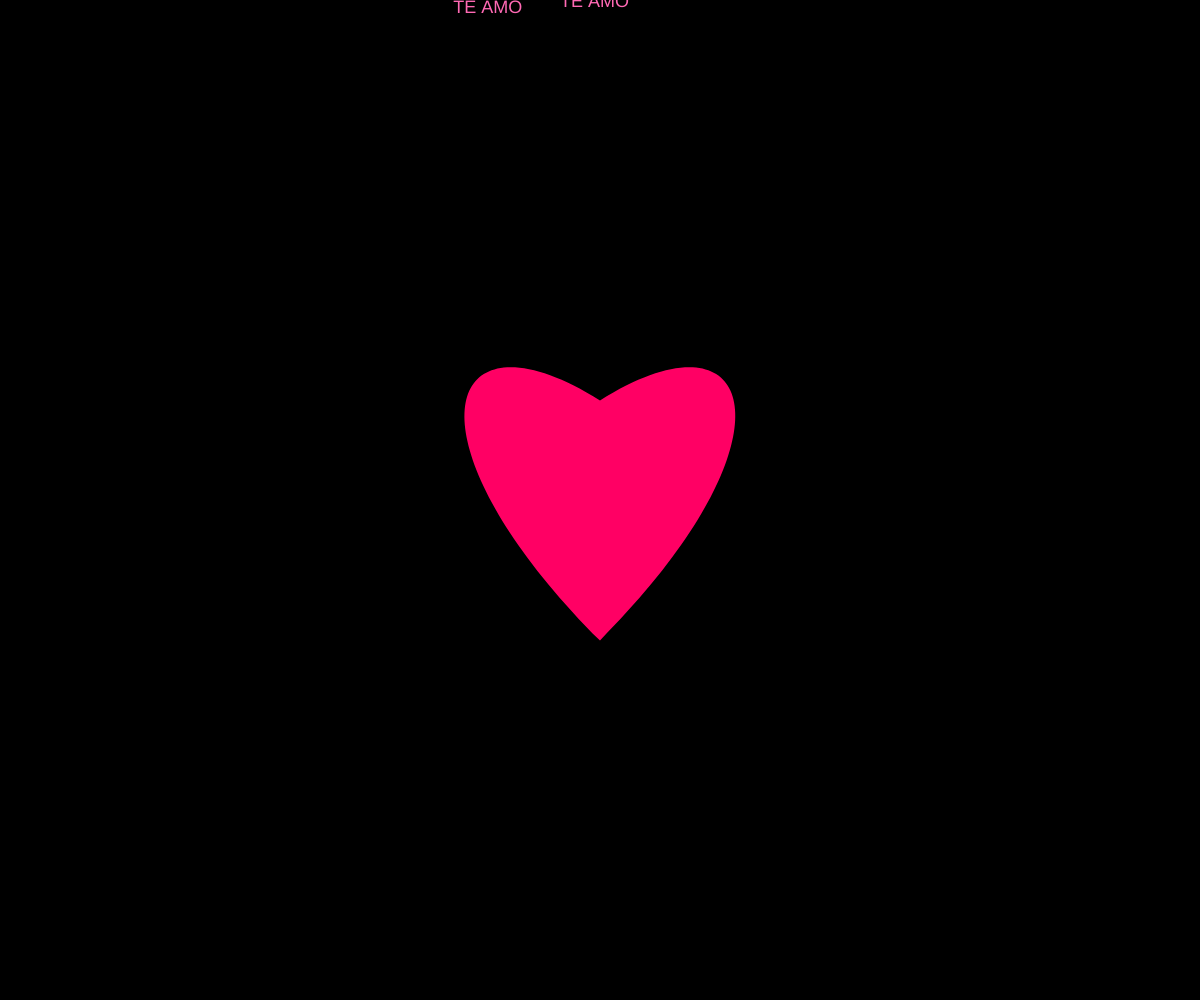
Frame 1 (no input)
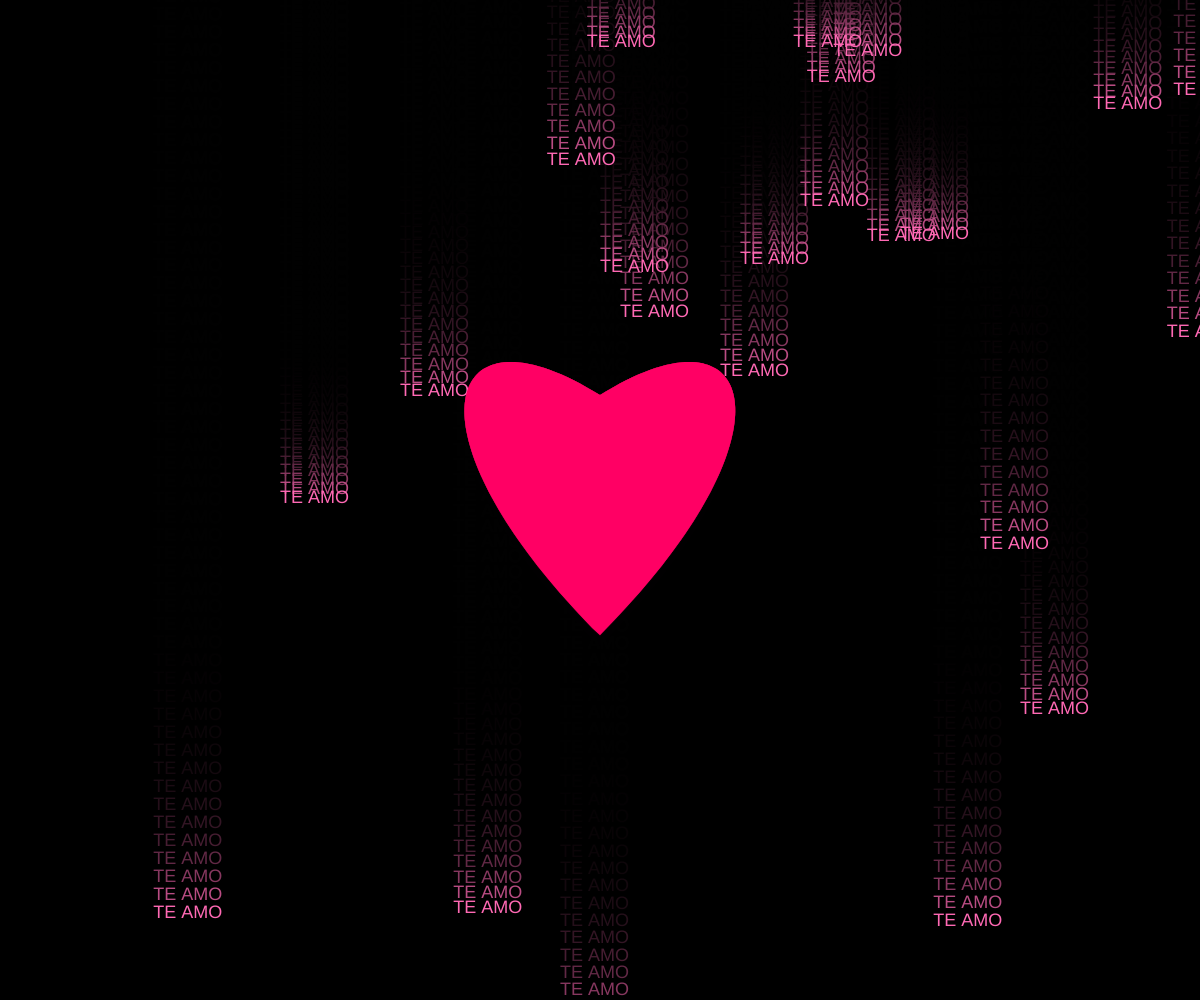
Frame 60 (no input)
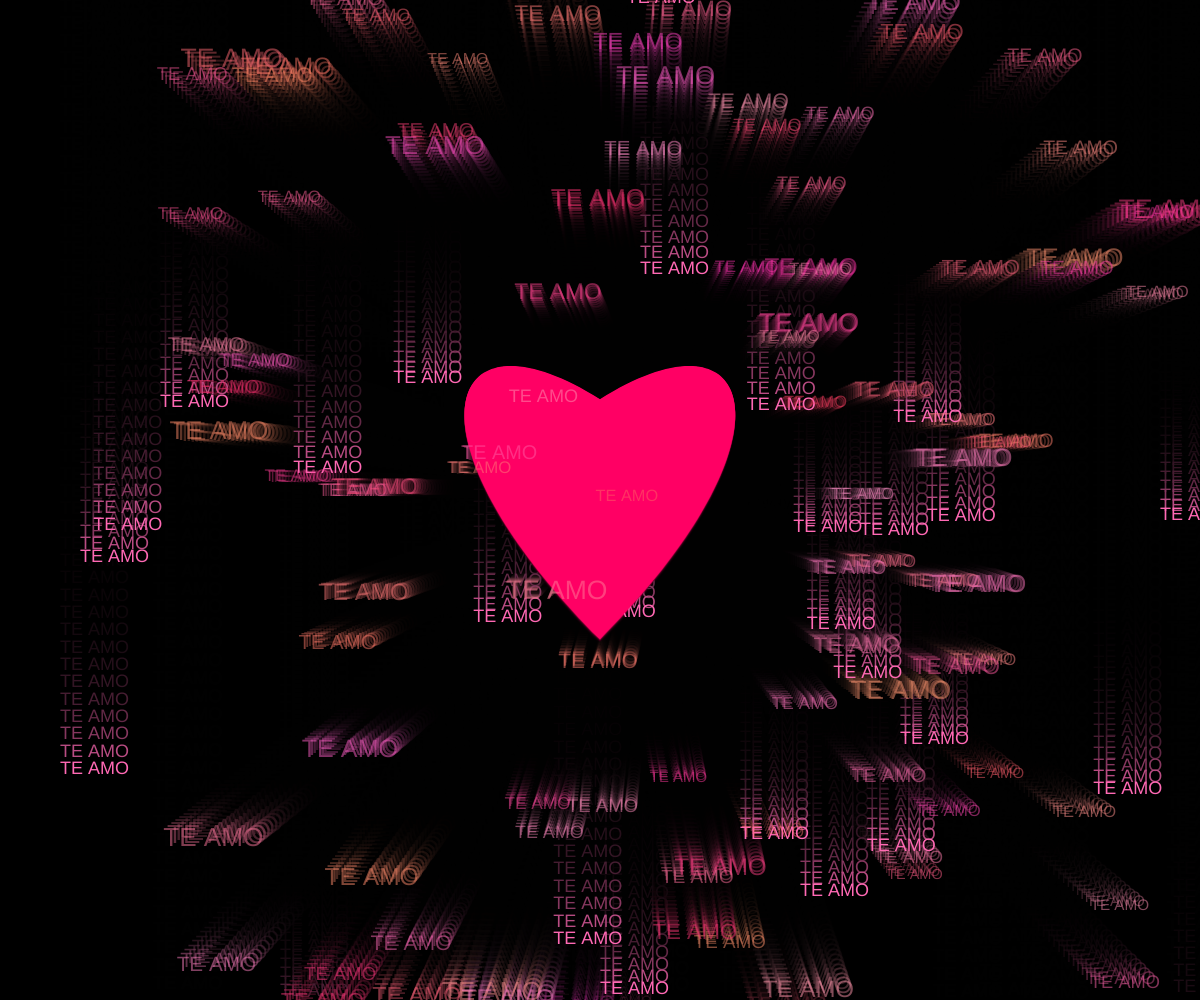
Frame 120 (the mouse pressed at the canvas centre since frame 60)

The p5.js sketch that drew these frames (run headless with seeded random() and noise() and a simulated clock; from frame 60 on, the mouse is pressed at the canvas centre):

// p5.js sketch
// ── sketch.js
let gotas = [];
let numColunas = 180;
let tamanhoTexto = 18;
let corTexto = [255, 105, 180]; // Rosa choque para o texto (RGB)
let corCoracao = [255, 0, 100]; // Vermelho rosado para o coração

let coracaoPiscando = false;
let tempoPiscando = 0;
let duracaoPiscar = 200; // ms

// --- Novas variáveis para a explosão ---
let particulasExplosao = [];
let maxParticulasExplosao = 100; // Quantidade de "TE AMO" na explosão
let velocidadeExplosaoMin = 5;
let velocidadeExplosaoMax = 15;
let tempoVidaParticula = 120; // Tempo em frames que a partícula vive (aprox. 2 segundos a 60fps)

function setup() {
    createCanvas(windowWidth, windowHeight);
    background(0);
    frameRate(60);

    for (let i = 0; i < numColunas; i++) {
        gotas.push(new Gota(i * (width / numColunas)));
    }
}

function draw() {
    background(0, 70); // Fundo semi-transparente para o rastro

    // Desenha e atualiza as gotas de chuva
    for (let gota of gotas) {
        gota.cair();
        gota.mostrar();
    }

    // Desenha o coração
    desenharCoracao();

    // Lógica para o coração piscar
    if (coracaoPiscando) {
        if (millis() - tempoPiscando > duracaoPiscar) {
            coracaoPiscando = false;
        }
    }

    // --- Atualiza e desenha as partículas de explosão ---
    for (let i = particulasExplosao.length - 1; i >= 0; i--) {
        let p = particulasExplosao[i];
        p.mover();
        p.mostrar();
        if (p.estaMorta()) {
            particulasExplosao.splice(i, 1); // Remove partículas mortas
        }
    }
}

// Classe para cada "gota" de texto (chuva)
class Gota {
    constructor(x) {
        this.x = x;
        this.y = random(-height * 8, 0);
        this.velocidade = random(8, 18);
        this.texto = "TE AMO";
    }

    cair() {
        this.y += this.velocidade;
        if (this.y > height) {
            this.y = random(-height * 8, 0);
            this.velocidade = random(8, 18);
        }
    }

    mostrar() {
        fill(corTexto[0], corTexto[1], corTexto[2]);
        noStroke();
        textSize(tamanhoTexto);
        text(this.texto, this.x, this.y);
    }
}

// --- NOVA CLASSE: Partícula para a explosão ---
class ParticulaExplosao {
    constructor(x, y) {
        this.x = x;
        this.y = y;
        this.velocidadeX = random(-velocidadeExplosaoMax, velocidadeExplosaoMax);
        this.velocidadeY = random(-velocidadeExplosaoMax, velocidadeExplosaoMax);
        this.texto = "TE AMO";
        this.alpha = 255; // Transparência inicial
        this.tempoVida = tempoVidaParticula; // Contador de frames
        this.tamanho = random(tamanhoTexto * 0.8, tamanhoTexto * 1.5); // Tamanho variado
        this.cor = [255, random(50, 150), random(100, 200), this.alpha]; // Tons de rosa/roxo
    }

    mover() {
        this.x += this.velocidadeX;
        this.y += this.velocidadeY;
        // Diminui a velocidade ao longo do tempo (simula atrito/gravidade sutil)
        this.velocidadeX *= 0.98;
        this.velocidadeY *= 0.98;
        this.tempoVida--;
        this.alpha = map(this.tempoVida, 0, tempoVidaParticula, 0, 255); // Fade out
        this.cor[3] = this.alpha; // Atualiza a transparência da cor
    }

    mostrar() {
        fill(this.cor[0], this.cor[1], this.cor[2], this.cor[3]);
        noStroke();
        textSize(this.tamanho);
        text(this.texto, this.x, this.y);
    }

    estaMorta() {
        return this.tempoVida < 0;
    }
}


// FUNÇÃO DO CORAÇÃO MELHORADA: MAIOR PARA OS LADOS E MAIS REDONDO
function desenharCoracao() {
    // Aumentado para um coração maior e mais gordinho
    let tamanhoBase = width / 6; // Antes era width / 7

    let offset = sin(frameCount * 0.08) * 5;

    let corAtual = coracaoPiscando ? [255, 150, 200] : corCoracao;
    let escalaCoracao = coracaoPiscando ? 1.15 : 1.0;

    push();
    translate(width / 2, height / 2 + offset); // Move para o centro
    scale(escalaCoracao); // Aplica escala

    fill(corAtual[0], corAtual[1], corAtual[2]);
    noStroke();

    // Desenha o coração com novos pontos de controle para ser mais redondo e largo
    beginShape();
    vertex(0, tamanhoBase * 0.7); // Ponto inferior do coração, ligeiramente mais baixo para ser mais "gordinho"

    // Lado esquerdo do coração
    bezierVertex(
        -tamanhoBase * 1.0, -tamanhoBase * 0.3, // Ponto de controle 1 (mais largo para a esquerda)
        -tamanhoBase * 0.8, -tamanhoBase * 1.0, // Ponto de controle 2 (mais para cima e largo)
        0, -tamanhoBase * 0.5 // Ponto superior esquerdo (topo do arco esquerdo, mais arredondado)
    );

    // Lado direito do coração
    bezierVertex(
        tamanhoBase * 0.8, -tamanhoBase * 1.0, // Ponto de controle 3 (mais para cima e largo)
        tamanhoBase * 1.0, -tamanhoBase * 0.3, // Ponto de controle 4 (mais largo para a direita)
        0, tamanhoBase * 0.7 // Volta para o ponto inferior
    );
    endShape(CLOSE);

    pop();
}

function mousePressed() {
    coracaoPiscando = true;
    tempoPiscando = millis();

    // Dispara a explosão de "TE AMO" no centro do coração
    for (let i = 0; i < maxParticulasExplosao; i++) {
        particulasExplosao.push(new ParticulaExplosao(width / 2, height / 2));
    }
}

function windowResized() {
    resizeCanvas(windowWidth, windowHeight);
    gotas = [];
    for (let i = 0; i < numColunas; i++) {
        gotas.push(new Gota(i * (width / numColunas)));
    }
    // As partículas de explosão não precisam ser recalculadas, pois são efêmeras.
}
